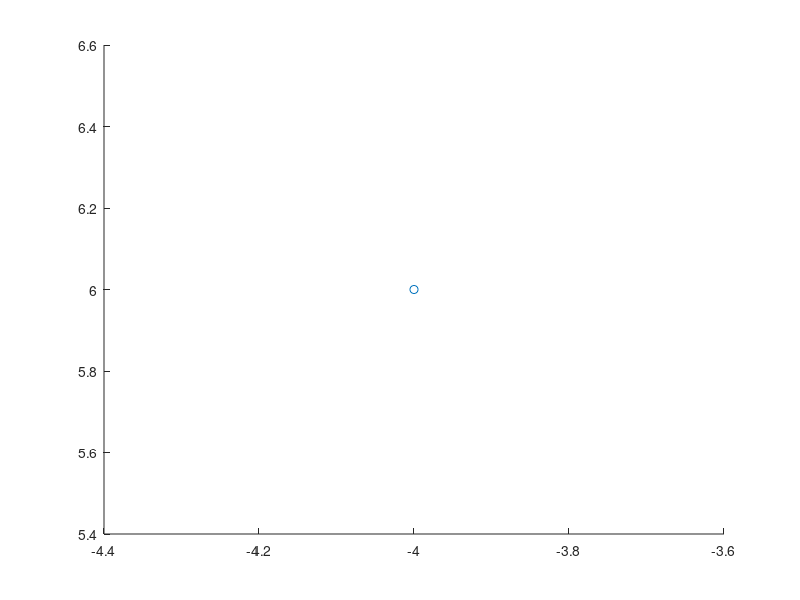

MATLAB code for this plot: (Note: this script raises an error after producing the figure.)
%%pkg load matgeom;

fileID = fopen('obstacles.txt','r');
formatSpec = '%f %f';
sizeA = [2 5];
sizeB = [2 4];
%sizeC = [2 3];

A = fscanf(fileID,formatSpec,sizeA);
B = fscanf(fileID,formatSpec,sizeB);
%C = fscanf(fileID,formatSpec,sizeC);
fclose(fileID);

fileID = fopen('start_end.txt','r');
START = fscanf(fileID,formatSpec,[2 1]);
ENDING = fscanf(fileID,formatSpec,[2 1]);
fclose(fileID);

fileID = fopen('graphe.txt','r');
formatSpec = '%f';
size = [1 1];
nb_arcs = fscanf(fileID,formatSpec,size);

formatSpec_point = '%f %f';
formatSpec_length = '%f';
size = [2 2];

liste_arcs = zeros(2,2,nb_arcs);
liste_length_arcs = zeros(1,nb_arcs);

for i = 1:nb_arcs
    liste_arcs(:,:,i) = fscanf(fileID,formatSpec_point,size);
    liste_length_arcs(1,i) = fscanf(fileID,formatSpec_length,[1 1]);
end

fclose(fileID);


figure; 
hold on;
scatter(START(1),START(2),'red');

ob1 = polyshape(A(1,:),A(2,:));
plot(ob1);
ob2 = polyshape(B(1,:),B(2,:));
plot(ob2);
%ob3 = polyshape(C(1,:),C(2,:));
%plot(ob3);

scatter(ENDING(1),ENDING(2),'red');

for i = 1:nb_arcs
     if liste_length_arcs(1,i) ~= -1
         plot(  liste_arcs(1,:,i) ,   liste_arcs(2,:,i) ); 
     end
end